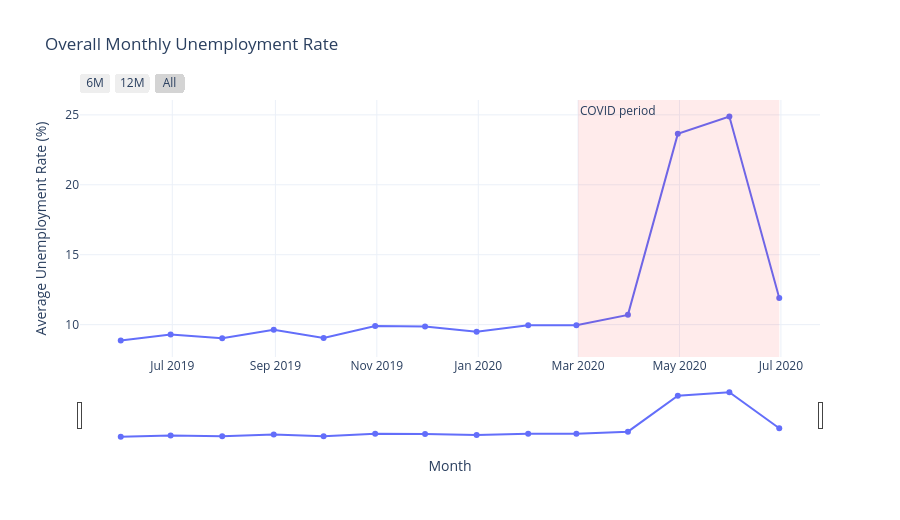

This figure's notebook cell:
### Markdown cell above
## 9. Overall Unemployment Trend Over Time

### Purpose
This is the core trend analysis required by the task. We want to see the direction of unemployment, the highest and lowest monthly averages, and the shift around the COVID period.

### Interaction
Hover for exact values, zoom using the chart, and use the range slider to focus on a shorter period.

### Code cell
monthly_trend = (
    df.groupby("Date", as_index=False)["Unemployment_Rate"]
      .mean()
      .sort_values("Date"))

fig = px.line(
    monthly_trend,
    x="Date",
    y="Unemployment_Rate",
    markers=True,
    title="Overall Monthly Unemployment Rate",
    labels={"Date": "Month", "Unemployment_Rate": "Average Unemployment Rate (%)"},
    template="plotly_white")

fig.add_vrect(
    x0=pd.Timestamp("2020-03-01"),
    x1=df["Date"].max(),
    fillcolor="red",
    opacity=0.08,
    line_width=0,
    annotation_text="COVID period",
    annotation_position="top left" )

fig.update_traces(hovertemplate="%{x|%b %Y}<br>Unemployment: %{y:.2f}%<extra></extra>")
fig.update_layout(
    height=520,
    hovermode="x unified",
    xaxis=dict(
        rangeslider=dict(visible=True),
        rangeselector=dict(buttons=[
            dict(count=6, label="6M", step="month", stepmode="backward"),
            dict(count=12, label="12M", step="month", stepmode="backward"),
            dict(step="all", label="All") ]) ) )
fig.show()

### Figure 1 — Plotly figure (JSON) as saved in the notebook; plotly's stock layout.template omitted (floating-point values rounded to 4 significant figures)
{"data": [{"hovertemplate": "%{x|%b %Y}<br>Unemployment: %{y:.2f}%<extra></extra>", "legendgroup": "", "line": {"color": "#636efa", "dash": "solid"}, "marker": {"symbol": "circle"}, "mode": "lines+markers", "name": "", "orientation": "v", "showlegend": false, "type": "scatter", "x": ["2019-05-31T00:00:00.000000", "2019-06-30T00:00:00.000000", "2019-07-31T00:00:00.000000", "2019-08-31T00:00:00.000000", "2019-09-30T00:00:00.000000", "2019-10-31T00:00:00.000000", "2019-11-30T00:00:00.000000", "2019-12-31T00:00:00.000000", "2020-01-31T00:00:00.000000", "2020-02-29T00:00:00.000000", "2020-03-31T00:00:00.000000", "2020-04-30T00:00:00.000000", "2020-05-31T00:00:00.000000", "2020-06-30T00:00:00.000000"], "xaxis": "x", "y": [8.874, 9.303, 9.034, 9.638, 9.052, 9.901, 9.868, 9.497, 9.951, 9.965, 10.7, 23.64, 24.88, 11.9], "yaxis": "y"}], "layout": {"annotations": [{"showarrow": false, "text": "COVID period", "x": "2020-03-01T00:00:00", "xanchor": "left", "xref": "x", "y": 1, "yanchor": "top", "yref": "y domain"}], "height": 520, "hovermode": "x unified", "legend": {"tracegroupgap": 0}, "shapes": [{"fillcolor": "red", "line": {"width": 0}, "opacity": 0.08, "type": "rect", "x0": "2020-03-01T00:00:00", "x1": "2020-06-30T00:00:00", "xref": "x", "y0": 0, "y1": 1, "yref": "y domain"}], "title": {"text": "Overall Monthly Unemployment Rate"}, "xaxis": {"anchor": "y", "domain": [0, 1], "rangeselector": {"buttons": [{"count": 6, "label": "6M", "step": "month", "stepmode": "backward"}, {"count": 12, "label": "12M", "step": "month", "stepmode": "backward"}, {"label": "All", "step": "all"}]}, "rangeslider": {"visible": true}, "title": {"text": "Month"}}, "yaxis": {"anchor": "x", "domain": [0, 1], "title": {"text": "Average Unemployment Rate (%)"}}}}
